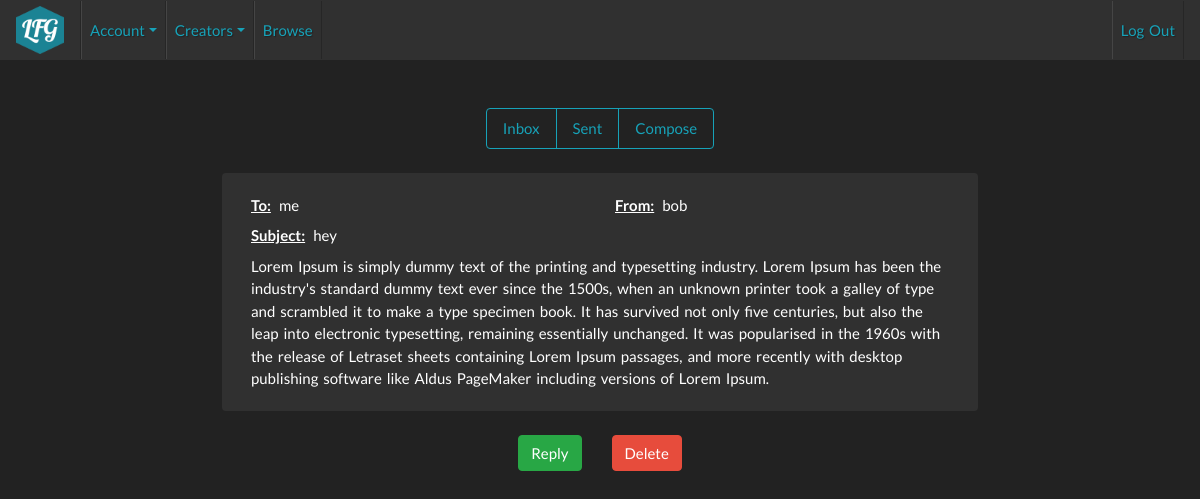
/message?mess_id=1 (signed in), run on the app's committed database.
### tables this page shows
CREATE TABLE 'messages' ('mess_id' integer PRIMARY KEY AUTOINCREMENT NOT NULL,'to_user' varchar(50) NOT NULL,'from_user' varchar(50) NOT NULL,'subject' varchar(50) NOT NULL, 'message' varchar(5000) NOT NULL,'read' boolean NOT NULL DEFAULT 0, 'sent' timestamp NOT NULL DEFAULT CURRENT_TIMESTAMP , 'to_del' boolean NOT NULL DEFAULT 0, 'from_del' boolean NOT NULL DEFAULT 0);

### application.py (the view)
@app.route("/message", methods=["GET"])
@login_required
def message():
    mess = db.execute("SELECT mess_id, to_user, from_user, subject, message, read FROM messages WHERE mess_id = :mess_id",
                      mess_id=request.args.get("mess_id"))
    if not mess:
        return render_template("error.html", code='500', message=['Could not find message.'])
    user = db.execute("SELECT username FROM users WHERE id = :id",
                      id=session["user_id"])
    if not user:
        return render_template("error.html", code='403', message=['You are not logged in.'])
    if not user[0]["username"] == mess[0]["from_user"] and not user[0]["username"] == mess[0]["to_user"]:
        return render_template("error.html", code='403', message=['Unauthorized message access.'])
    if user[0]["username"] == mess[0]["from_user"]:
        show_reply = False
    else:
        show_reply = True
        if mess[0]["read"] == False:
            read = db.execute("UPDATE messages SET read = :read WHERE mess_id = :mess_id",
                              read=True, mess_id=request.args.get("mess_id"))
    return render_template("message.html", mess=mess, show_reply=show_reply)

### application.py (called while the page is built)
@app.after_request
def after_request(response):
    response.headers["Cache-Control"] = "no-cache, no-store, must-revalidate"
    response.headers["Expires"] = 0
    response.headers["Pragma"] = "no-cache"
    return response

### helpers.py (called while the page is built)
def login_required(f):
    @wraps(f)
    def decorated_function(*args, **kwargs):
        if session.get("user_id") is None:
            return redirect("/login")
        return f(*args, **kwargs)
    return decorated_function

### templates/message.html (shortened to what this page needs)
{% extends "layout.html" %}
{% block main %}
    <div class="btn-group mb-4" role="group" aria-label="Inbox Navigation">
        <button type="button" class="btn btn-outline-info px-3 py-2" aria-label="Inbox button" onclick="window.location='/'">Inbox</button>
        <button type="button" class="btn btn-outline-info px-3 py-2" aria-label="Sent button" onclick="window.location='/sent'">Sent</button>
        <button type="button" class="btn btn-outline-info px-3 py-2" aria-label="Compose button" onclick="window.location='/compose'">Compose</button>
    </div>
    {% for mess in mess %}
        <div class="row text-left spacing justify-content-lg-center mb-4">
            <div class="bg col-lg-8">
                <div class="row">
                    <div class="col-lg mb-2">
                        <b><u>To:</u></b><span class="ml-2">{{ mess.to_user }}</span>
                    </div>
                    <div class="col-lg mb-2">
                        <b><u>From:</u></b><span class="ml-2">{{ mess.from_user }}</span>
                    </div>
                </div>
                <div class="row">
                    <div class="col-lg mb-2">
                        <b><u>Subject:</u></b><span class="ml-2">{{ mess.subject }}</span>
                    </div>
                </div>
                <div class="row">
                    <div class="col-lg">
                        <span class="wtspace">{{ mess.message }}</span>
                    </div>
                </div>
            </div>
        </div>
        <div class="row justify-content-center">
            {% if show_reply %}
                <div class="col-auto">
                    <button class="btn btn-success" type="button" onclick="window.location='/reply?to_user={{ mess.from_user }}&subject={{ mess.subject }}'" aria-label="Reply button">Reply</button>
                </div>
                <div class="col-auto">
                    <button class="btn btn-danger" type="button" id="to_del" value="{{ mess.mess_id }}" onclick="to_del()" aria-label="Delete button">Delete</button>
                </div>
            {% else %}
                <div class="col-auto">
                    <button class="btn btn-danger" type="button" id="from_del" value="{{ mess.mess_id }}" onclick="from_del()" aria-label="Delete button">Delete</button>
                </div>
            {% endif %}
        </div>
    {% endfor %}
{% endblock %}

### static/styles.css (style rules this page uses)
.bg { background-color: #303030; border: 1px solid transparent; border-radius: 0.25rem; padding: 1.25rem 1.75rem; }
.spacing { word-spacing: 2px; }
.wtspace { white-space: pre-wrap; }

### data on the page
messages: to_user "me", from_user "bob", subject "hey", message "Lorem Ipsum is simply dummy text of the printing and typesetting industry. Lorem Ipsum has been the industry's standard dummy text ever since the 1500s, when an unknown printer took a galley of type and scrambled it to make a type specimen book. It has survived not only five centuries, but also the leap into electronic typesetting, remaining essentially unchanged. It was popularised in the 1960s with the release of Letraset sheets containing Lorem Ipsum passages, and more recently with desktop publishing software like Aldus PageMaker including versions of Lorem Ipsum.", {{ mess.mess_id }} 1 (drawn)
